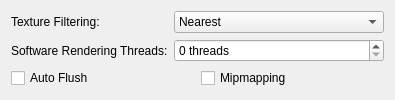
     <widget class="QWidget" name="softwareRenderingTab">
      <attribute name="title">
       <string>Rendering</string>
      </attribute>
      <layout class="QFormLayout" name="formLayout_9">
       <item row="0" column="0">
        <widget class="QLabel" name="swTextureFilteringLabel">
         <property name="text">
          <string>Texture Filtering:</string>
         </property>
        </widget>
       </item>
       <item row="0" column="1">
        <widget class="QComboBox" name="swTextureFiltering">
         <property name="enabled">
          <bool>true</bool>
         </property>
         <property name="sizePolicy">
          <sizepolicy hsizetype="Expanding" vsizetype="Fixed">
           <horstretch>0</horstretch>
           <verstretch>0</verstretch>
          </sizepolicy>
         </property>
         <property name="layoutDirection">
          <enum>Qt::LayoutDirection::LeftToRight</enum>
         </property>
         <item>
          <property name="text">
           <string>Nearest</string>
          </property>
         </item>
         <item>
          <property name="text">
           <string>Bilinear (Forced)</string>
          </property>
         </item>
         <item>
          <property name="text">
           <string>Bilinear (PS2)</string>
          </property>
         </item>
         <item>
          <property name="text">
           <string>Bilinear (Forced excluding sprite)</string>
          </property>
         </item>
        </widget>
       </item>
       <item row="1" column="0">
        <widget class="QLabel" name="extraSWThreadsLabel">
         <property name="text">
          <string>Software Rendering Threads:</string>
         </property>
        </widget>
       </item>
       <item row="1" column="1">
        <widget class="QSpinBox" name="extraSWThreads">
         <property name="suffix">
          <string> threads</string>
         </property>
        </widget>
       </item>
       <item row="2" column="0" colspan="2">
        <layout class="QGridLayout" name="gridLayout_2">
         <item row="0" column="1">
          <widget class="QCheckBox" name="swMipmap">
           <property name="text">
            <string>Mipmapping</string>
           </property>
          </widget>
         </item>
         <item row="0" column="0">
          <widget class="QCheckBox" name="swAutoFlush">
           <property name="text">
            <string>Auto Flush</string>
           </property>
          </widget>
         </item>
        </layout>
       </item>
      </layout>
     </widget>
